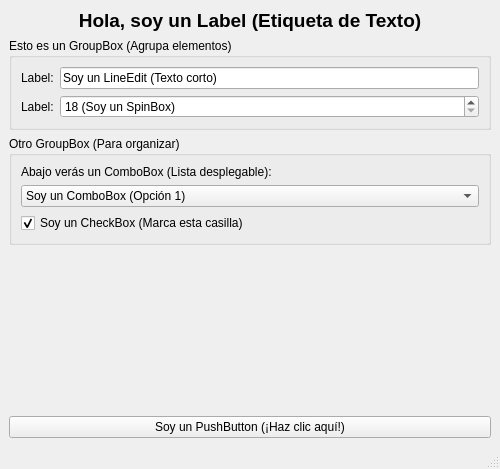
<?xml version="1.0" encoding="UTF-8"?>
<ui version="4.0">
 <class>MainWindow</class>
 <widget class="QMainWindow" name="MainWindow">
  <property name="geometry">
   <rect>
    <x>0</x>
    <y>0</y>
    <width>500</width>
    <height>469</height>
   </rect>
  </property>
  <property name="windowTitle">
   <string>Tema 10: Mapa de Widgets</string>
  </property>
  <widget class="QWidget" name="centralwidget">
   <layout class="QVBoxLayout" name="verticalLayout">
    <item>
     <widget class="QLabel" name="lbl_titulo">
      <property name="font">
       <font>
        <pointsize>14</pointsize>
        <bold>true</bold>
       </font>
      </property>
      <property name="text">
       <string>Hola, soy un Label (Etiqueta de Texto)</string>
      </property>
      <property name="alignment">
       <set>Qt::AlignmentFlag::AlignCenter</set>
      </property>
     </widget>
    </item>
    <item>
     <widget class="QGroupBox" name="group_entrada">
      <property name="title">
       <string>Esto es un GroupBox (Agrupa elementos)</string>
      </property>
      <layout class="QFormLayout" name="formLayout">
       <item row="0" column="0">
        <widget class="QLabel" name="lbl_line">
         <property name="text">
          <string>Label:</string>
         </property>
        </widget>
       </item>
       <item row="0" column="1">
        <widget class="QLineEdit" name="input_texto">
         <property name="text">
          <string>Soy un LineEdit (Texto corto)</string>
         </property>
        </widget>
       </item>
       <item row="1" column="0">
        <widget class="QLabel" name="lbl_spin">
         <property name="text">
          <string>Label:</string>
         </property>
        </widget>
       </item>
       <item row="1" column="1">
        <widget class="QSpinBox" name="input_numero">
         <property name="suffix">
          <string> (Soy un SpinBox)</string>
         </property>
         <property name="minimum">
          <number>18</number>
         </property>
        </widget>
       </item>
      </layout>
     </widget>
    </item>
    <item>
     <widget class="QGroupBox" name="group_selectores">
      <property name="title">
       <string>Otro GroupBox (Para organizar)</string>
      </property>
      <layout class="QVBoxLayout" name="verticalLayout_2">
       <item>
        <widget class="QLabel" name="lbl_combo">
         <property name="text">
          <string>Abajo verás un ComboBox (Lista desplegable):</string>
         </property>
        </widget>
       </item>
       <item>
        <widget class="QComboBox" name="combo_opciones">
         <item>
          <property name="text">
           <string>Soy un ComboBox (Opción 1)</string>
          </property>
         </item>
         <item>
          <property name="text">
           <string>Soy un ComboBox (Opción 2)</string>
          </property>
         </item>
        </widget>
       </item>
       <item>
        <widget class="QCheckBox" name="check_opcion">
         <property name="text">
          <string>Soy un CheckBox (Marca esta casilla)</string>
         </property>
         <property name="checked">
          <bool>true</bool>
         </property>
        </widget>
       </item>
      </layout>
     </widget>
    </item>
    <item>
     <spacer name="verticalSpacer">
      <property name="orientation">
       <enum>Qt::Orientation::Vertical</enum>
      </property>
      <property name="sizeHint" stdset="0">
       <size>
        <width>20</width>
        <height>40</height>
       </size>
      </property>
     </spacer>
    </item>
    <item>
     <widget class="QPushButton" name="btn_accion">
      <property name="text">
       <string>Soy un PushButton (¡Haz clic aquí!)</string>
      </property>
     </widget>
    </item>
   </layout>
  </widget>
  <widget class="QStatusBar" name="statusbar"/>
 </widget>
 <resources/>
 <connections/>
</ui>
